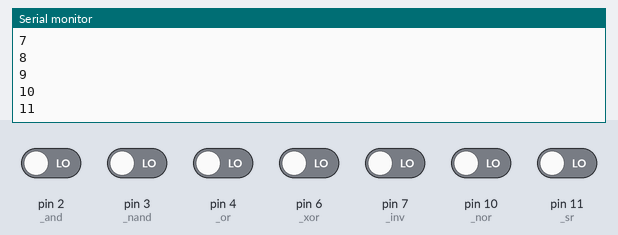
A sketch run on a simulated Arduino Uno, built with avr-gcc and run on an emulated ATmega328P. Shown: the last lines printed to the serial monitor. Inputs (shaded band) come from the test bench; at power-on: pin 2 (_and), pin 3 (_nand), pin 4 (_or), pin 6 (_xor), pin 7 (_inv), pin 10 (_nor), pin 11 (_sr) LOW.

Above: at 2.8 s.
2.9 s: pin 2 (_and) driven HIGH
At 3.4 s:
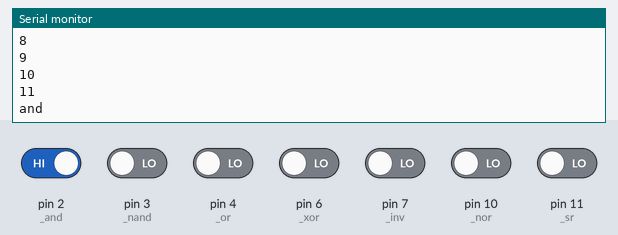
5.5 s: pin 3 (_nand) driven HIGH
At 6.8 s:
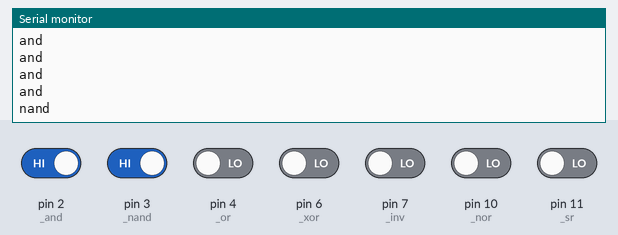
8.5 s: pin 4 (_or) driven HIGH
At 9.6 s:
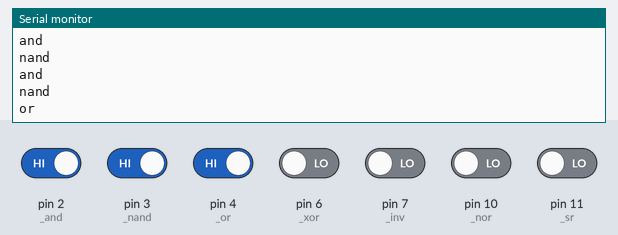
11.5 s: pin 6 (_xor) driven HIGH
At 12.8 s:
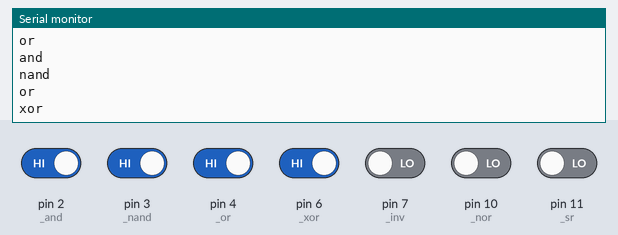
14.5 s: pin 7 (_inv) driven HIGH
At 15.8 s:
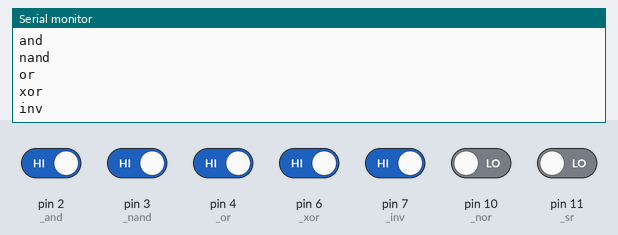
17.5 s: pin 10 (_nor) driven HIGH
Timing chart, 0 to 20.5 s (numbered marks = the images above; inputs shaded):
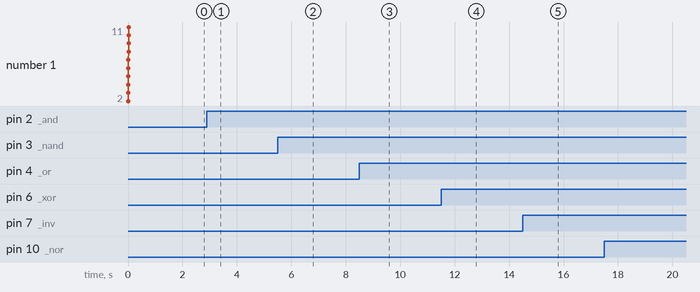

The sketch:

main.ino
```cpp
#define _and  2
#define _nand 3
#define _or  4
#define _nor  10
#define _xor  6
#define _inv  7
#define _sr 11

void setup() {
  Serial.begin(9600);
  for (int i = 2; i<=11;i++){
    pinMode(i, INPUT);
    Serial.println(i);
  }
}
void loop(){
  if (digitalRead(_and)==1){
    Serial.println("and");
  }
  if (digitalRead(_nand)==1){
    Serial.println("nand");
  }
  if (digitalRead(_or)==1){
    Serial.println("or");
  }
  if (digitalRead(_nor)==1){
    Serial.println("nor");
  }
  if (digitalRead(_xor)==1){
    Serial.println("xor");
  }
  if (digitalRead(_inv)==1){
    Serial.println("inv");
  }
  if (digitalRead(_sr)==1){
    Serial.println("sr");
  }
  delay(1000);
}
```

Measured:
- after the input at 2.9 s, the serial monitor: prints a new line after 0.10 s (image 1)
- after the input at 5.5 s, the serial monitor: prints a new line after 0.51 s (image 2)
- after the input at 8.5 s, the serial monitor: prints a new line after 0.51 s (image 3)
- after the input at 11.5 s, the serial monitor: prints a new line after 0.52 s (image 4)
- after the input at 14.5 s, the serial monitor: prints a new line after 0.52 s (image 5)
